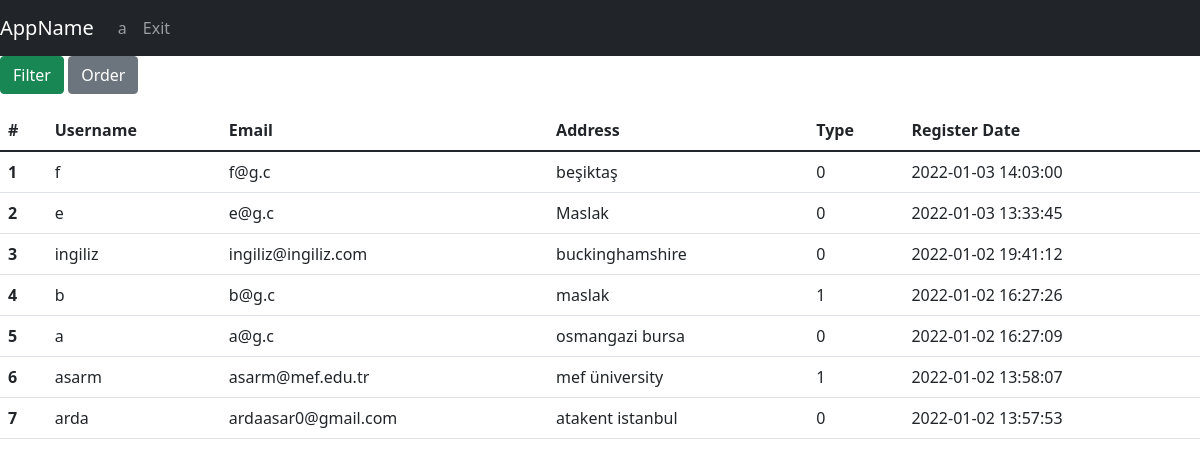
/users (signed in), run on the app's committed database.
### tables this page shows
CREATE TABLE users(username TEXT PRIMARY KEY,email TEXT,password TEXT,user_type INTEGER, address Text, lat REAL , lng REAL, registred_date Date DEFAULT (datetime('now','localtime')));

### app.py (the view)
@app.route("/users", methods=["GET", "POST"])
def allUsers():
    with sqlite3.connect(DATABASE) as database:
        cursor = database.cursor()
    if request.method == "POST":
        if 'order' in request.form:
            orderBy = request.form['orderBy'].lower()
            if session["isFiltered"] == False:
                command = "SELECT username,email,address,registred_date,user_type as type FROM users ORDER BY "+str(orderBy)
                cursor.execute(command)
                query = cursor.fetchall()
                session["filteredData"]["users"] = query
            else:
                df = pd.DataFrame(session["filteredData"]["users"],
                                  columns=['username', 'email','address','registred_date','type'])
                df = df.sort_values(by=orderBy)
                session["filteredData"]["users"] = df.values.tolist()
        if 'filter' in request.form:
            filtered_cols, expected_vals = [], []
            q = ""
            for c in request.form.keys():
                if request.form[c] != '' and request.form[c] != "filter":
                    if request.form[c] == "on":
                        filtered_cols.append("user_type")
                        expected_vals.append(1)
                    else:
                        filtered_cols.append(c)
                        expected_vals.append(request.form[c])
            if len(expected_vals) > 0:
                if filtered_cols[0] != "user_type":
                    q += filtered_cols[0]+" LIKE "+f"'%{expected_vals[0]}%'"
                else:
                    q += " user_type = 1"
                if len(expected_vals) > 1:
                    for index in range(1, len(expected_vals)):
                        if filtered_cols[index] != "user_type":
                            q += " and " + filtered_cols[index]+" LIKE " + f"'%{expected_vals[index]}%'"
                    if filtered_cols.count("user_type") > 0:
                        q += " and user_type = 1"
                command = "SELECT username,email,address,registred_date,user_type as type FROM users WHERE "+q
                cursor.execute(command)
                query = cursor.fetchall()
                session["filteredData"]["users"] = query
            else:
                session["filteredData"] = getAllDbData(toGet=["users"])
            session["isFiltered"] = True
    else:
        session["filteredData"] = getAllDbData(toGet=["users"])
        session["isFiltered"] = False
    return render_template("admin/list_operations/list_users.html", username=session["username"], data=session["filteredData"])

### app.py (called while the page is built)
def getUsers(cursor, limit=None):
    if limit != None:
        cursor.execute(
            "SELECT username,email,address,registred_date,user_type FROM users ORDER BY registred_date DESC LIMIT ?", (limit,))
    else:
        cursor.execute("SELECT username,email,address,registred_date,user_type FROM users ORDER BY registred_date DESC")
    query = cursor.fetchall()
    return query

def getAllDbData(toGet, limit=None):
    with sqlite3.connect(DATABASE) as database:
        cursor = database.cursor()
    data = {}
    for entity in toGet:
        if entity == "couriers":
            data[entity] = getCouriers(cursor, limit)
        if entity == "users":
            data[entity] = getUsers(cursor, limit)
        if entity == "restaurant":
            data[entity] = getRestaurants(cursor, limit)
        if entity == "menu":
            data[entity] = getMenus(cursor, limit)
        if entity == "orders":
            data[entity] = getOrders(cursor, limit)
        if entity == "reviews":
            data[entity] = getReviews(cursor, limit)
        else:
            pass
    return data

### templates/admin/list_operations/list_users.html (shortened to what this page needs)
{% extends 'base.html' %}
{% block navbar %}
<nav class="navbar navbar-expand-lg navbar-dark bg-dark">
    <a class="navbar-brand" href="#">AppName</a>
    <div class="collapse navbar-collapse" id="navbarNav">
        <ul class="navbar-nav">
          <li class="nav-item active"><a class="nav-link" href="/">{{username}}</a></li>
          <li class="nav-item active"><a class="nav-link" href="/exit">Exit</a></li>
        </ul>
    </div>
</nav>
{% endblock %}
{% block body %}
<p>
  <a class="btn btn-success" data-toggle="collapse" href="#filter" role="button" aria-expanded="false" aria-controls="filter">Filter</a>
  <button class="btn btn-secondary" type="button" data-toggle="collapse" data-target="#order" aria-expanded="false" aria-controls="order">Order</button>
</p>
<div>
    <table class="table">
      <thead class="thead-dark">
        <tr>
            <th scope="col">#</th>
            <th scope="col">Username</th>
            <th scope="col">Email</th>
            <th scope="col">Address</th>
            <th scope="col">Type</th>
            <th scope="col">Register Date</th>
        </tr>
      </thead>
      <tbody>
        {%for i in range(data["users"]|length)%}
                <tr>
                  <th scope="row">{{ i+1 }}</th>
                  <td>{{ data["users"][i][0] }}</td>
                  <td>{{ data["users"][i][1] }}</td>
                  <td>{{ data["users"][i][2] }}</td>
                  <td>{{ data["users"][i][4] }}</td>
                  <td>{{ data["users"][i][3] }}</td>
                </tr>
        {%endfor%}
      </tbody>
    </table>
</div>
{% endblock %}

### data on the page
users: username "f", email "f@g.c", address "beşiktaş", user_type "0", registred_date "2022-01-03 14:03:00"
users: username "e", email "e@g.c", address "Maslak", user_type "0", registred_date "2022-01-03 13:33:45"
users: username "ingiliz", email "ingiliz@ingiliz.com", address "buckinghamshire", user_type "0", registred_date "2022-01-02 19:41:12"
users: username "b", email "b@g.c", address "maslak", user_type "1", registred_date "2022-01-02 16:27:26"
users: username "a", email "a@g.c", address "osmangazi bursa", user_type "0", registred_date "2022-01-02 16:27:09"
users: username "asarm", email "asarm@mef.edu.tr", address "mef üniversity", user_type "1", registred_date "2022-01-02 13:58:07"
users: username "arda", email "ardaasar0@gmail.com", address "atakent istanbul", user_type "0", registred_date "2022-01-02 13:57:53"

### other printed values
{{ username }} "a"
{{ i+1 }} "1" "2" "3" "4" "5" "6" "7"
